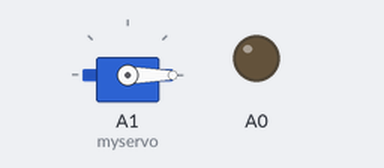
Recording of a sketch running on a simulated Arduino Uno, built with avr-gcc and run on an emulated ATmega328P. Parts: servo, output pins drawn as LEDs (lit = HIGH).

Above: at 0.1 s.
At 0.6 s:
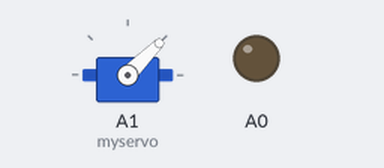
Timing chart, 0 to 2.1 s (numbered marks = the images above):
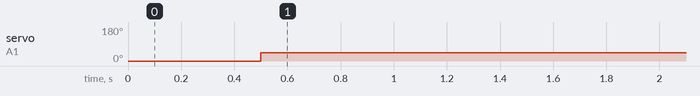

The sketch:

fish_feeder.ino
```cpp
#include <Servo.h>

Servo myservo;


void setup()
{
  pinMode(A0,OUTPUT);
  digitalWrite(A0,LOW);
  Serial.begin(9600);
  myservo.attach(A1);
  myservo.write(45);
}

void loop()
{

  myservo.write(0);
  delay(500);
  myservo.write(45);
  delay(28750000);

}
```

Measured:
- by itself, servo on A1 (myservo): 0° → 45° at 0.50 s
